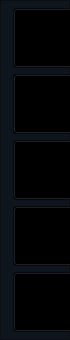
         <widget class="QFrame" name="left_frame">
          <property name="sizePolicy">
           <sizepolicy hsizetype="Preferred" vsizetype="Preferred">
            <horstretch>0</horstretch>
            <verstretch>0</verstretch>
           </sizepolicy>
          </property>
          <property name="minimumSize">
           <size>
            <width>70</width>
            <height>0</height>
           </size>
          </property>
          <property name="maximumSize">
           <size>
            <width>0</width>
            <height>16777215</height>
           </size>
          </property>
          <property name="styleSheet">
           <string notr="true">background-color:#0F151C;</string>
          </property>
          <property name="frameShape">
           <enum>QFrame::StyledPanel</enum>
          </property>
          <property name="frameShadow">
           <enum>QFrame::Raised</enum>
          </property>
          <layout class="QGridLayout" name="gridLayout_2">
           <property name="leftMargin">
            <number>12</number>
           </property>
           <property name="topMargin">
            <number>7</number>
           </property>
           <property name="rightMargin">
            <number>7</number>
           </property>
           <property name="bottomMargin">
            <number>7</number>
           </property>
           <item row="6" column="0">
            <widget class="QPushButton" name="IVF_btn">
             <property name="minimumSize">
              <size>
               <width>200</width>
               <height>60</height>
              </size>
             </property>
             <property name="styleSheet">
              <string notr="true">QPushButton{
 background-color: transparent;
 background-image: url(icons/ivf.svg);
    background-repeat: no-repeat;
    background-position: left center;
padding-left:20px;
}
</string>
             </property>
             <property name="text">
              <string>IVF lab</string>
             </property>
            </widget>
           </item>
           <item row="4" column="0">
            <widget class="QPushButton" name="anesthesia_btn">
             <property name="minimumSize">
              <size>
               <width>310</width>
               <height>60</height>
              </size>
             </property>
             <property name="styleSheet">
              <string notr="true">QPushButton{
 background-color: transparent;
 background-image: url(icons/inpatient.svg);
    background-repeat: no-repeat;
    background-position: left center;
padding-left:60px;
}
</string>
             </property>
             <property name="text">
              <string>Sterilization and Recovery</string>
             </property>
            </widget>
           </item>
           <item row="1" column="0">
            <widget class="QPushButton" name="clinics_btn">
             <property name="minimumSize">
              <size>
               <width>200</width>
               <height>60</height>
              </size>
             </property>
             <property name="styleSheet">
              <string notr="true">QPushButton{
 background-color: transparent;
 background-image: url(icons/clinics.svg);
    background-repeat: no-repeat;
    background-position: left center;
padding-left:20px;
}
</string>
             </property>
             <property name="text">
              <string>Clinics</string>
             </property>
            </widget>
           </item>
           <item row="5" column="0">
            <widget class="QPushButton" name="blood_btn">
             <property name="minimumSize">
              <size>
               <width>300</width>
               <height>60</height>
              </size>
             </property>
             <property name="styleSheet">
              <string notr="true">QPushButton{
 background-color: transparent;
 background-image: url(icons/blood.svg);
    background-repeat: no-repeat;
    background-position: left center;
padding-left:35px;
}
</string>
             </property>
             <property name="text">
              <string>Blood and Andrology</string>
             </property>
            </widget>
           </item>
           <item row="0" column="0">
            <widget class="QPushButton" name="operation_btn">
             <property name="minimumSize">
              <size>
               <width>200</width>
               <height>60</height>
              </size>
             </property>
             <property name="styleSheet">
              <string notr="true">QPushButton{
 background-color: transparent;
 background-image: url(icons/operation.svg);
    background-repeat: no-repeat;
    background-position: left center;
padding-left:40px;
}
</string>
             </property>
             <property name="text">
              <string>Operations</string>
             </property>
             <property name="iconSize">
              <size>
               <width>30</width>
               <height>30</height>
              </size>
             </property>
            </widget>
           </item>
          </layout>
         </widget>
